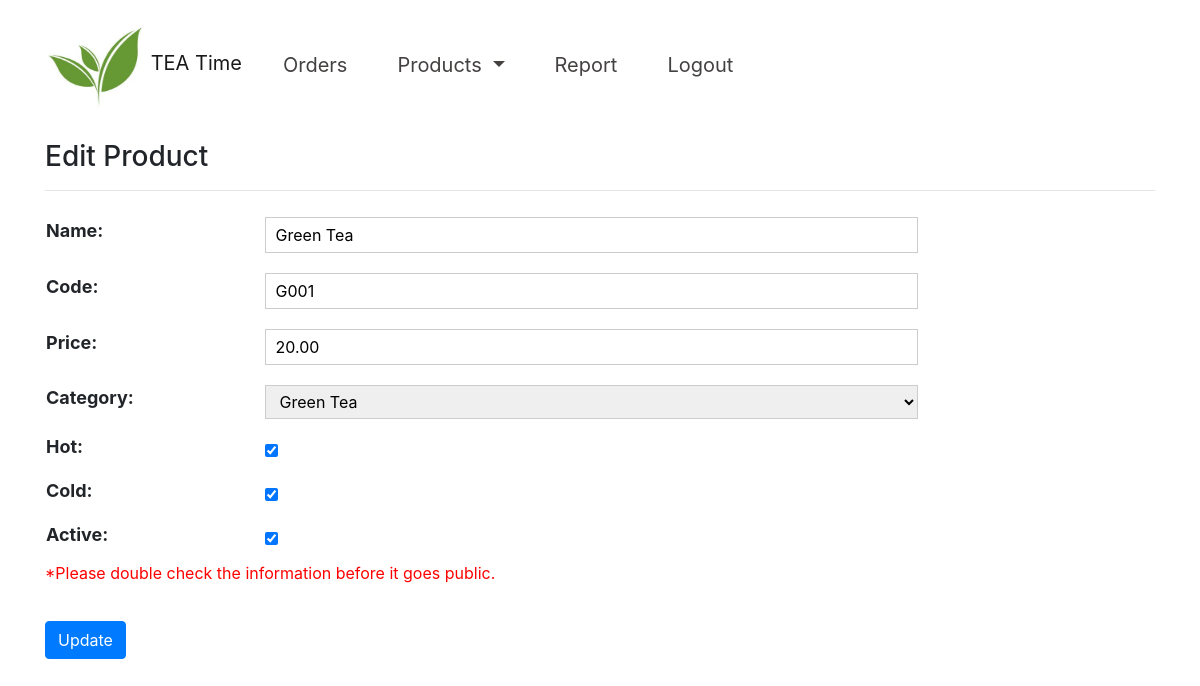
Page /edit_product/1 (signed in) on the committed database.
### main/models.py (models this page shows, shortened)
class Product(models.Model):
	name = models.CharField(max_length=256, null=False)
	code = models.CharField(max_length=256, null=False)
	price = models.DecimalField(decimal_places=2, max_digits=10, null=False)
	category = models.ForeignKey(Category, blank=True, default=None, on_delete = models.CASCADE)
	hot = models.BooleanField(default=False)
	cold = models.BooleanField(default=False)
	date_created = models.DateTimeField(default=timezone.now)
	active = models.BooleanField(default=True)

class Category(models.Model):
	name = models.CharField(max_length=256, null=False)
	image = models.ImageField(null=True, blank=True, upload_to="images/")
	active = models.BooleanField(default=True)
	def __str__(self):
		return self.name

### main/views.py (the view)
# urls.py: path('edit_product/<str:pk>', views.edit_product, name="edit_product"),
@login_required(login_url='login')
@user_passes_test(lambda u: u.is_staff)
def edit_product(request, pk):
    try:
        product = Product.objects.get(id=pk)
        form = ProductForm(instance=product)
        if request.method == 'POST':
            form = ProductForm(request.POST, request.FILES, instance=product)
            if form.is_valid():
                form.save()
                return HttpResponseRedirect(f"../manage_products")
        else:
            return render(request, "staff/edit_product.html", {
                'form': form,
            })
    except Product.DoesNotExist:
        raise Http404("Oops! Product not found.")

### main/forms.py
class ProductForm(ModelForm):
    def __init__(self, *args, **kwargs):
        super(ProductForm, self).__init__(*args, **kwargs)
        self.fields['price'] = forms.DecimalField(min_value=0, decimal_places=2, max_digits=10, label="Price")
    class Meta:
        model = Product
        fields = '__all__'
        exclude = ['date_created']
        widgets = {
            'description': forms.Textarea(attrs={'cols': 50, 'rows': 8}),
        }

### main/templates/staff/edit_product.html (shortened to what this page needs)
{% extends "main/layout.html" %}
{% block body %}
<div class="container">
    <h3>Edit Product</h3>
    <hr>
        <form method="POST" enctype="multipart/form-data">
            <table class="new">
                {{form.as_table}}
            </table>
            <p class="remind">*Please double check the information before it goes public.</p>
            <button type="submit" class="btn btn-primary" id="create_submit">Update</button>
        </form>
</div>
{% endblock %}

### main/static/css/staff.css (style rules this page uses)
.new { width: 80%; }
.new label { font-size: 18px; }
.new #id_name, .new #id_code, .new #id_description, .new #id_price, .new #id_category { width: 100%; padding: 5px 10px; display: inline-block; border: 1px solid #ccc; box-sizing: border-box; }
.new td { padding: 10px 15px; }
#create_submit { margin: 20px 0px; }
.remind { color: red; }

### rows in the picture
Product: name "Green Tea", code "G001", price "20.00", category "Green Tea", hot "☑", cold "☑", active "☑"
